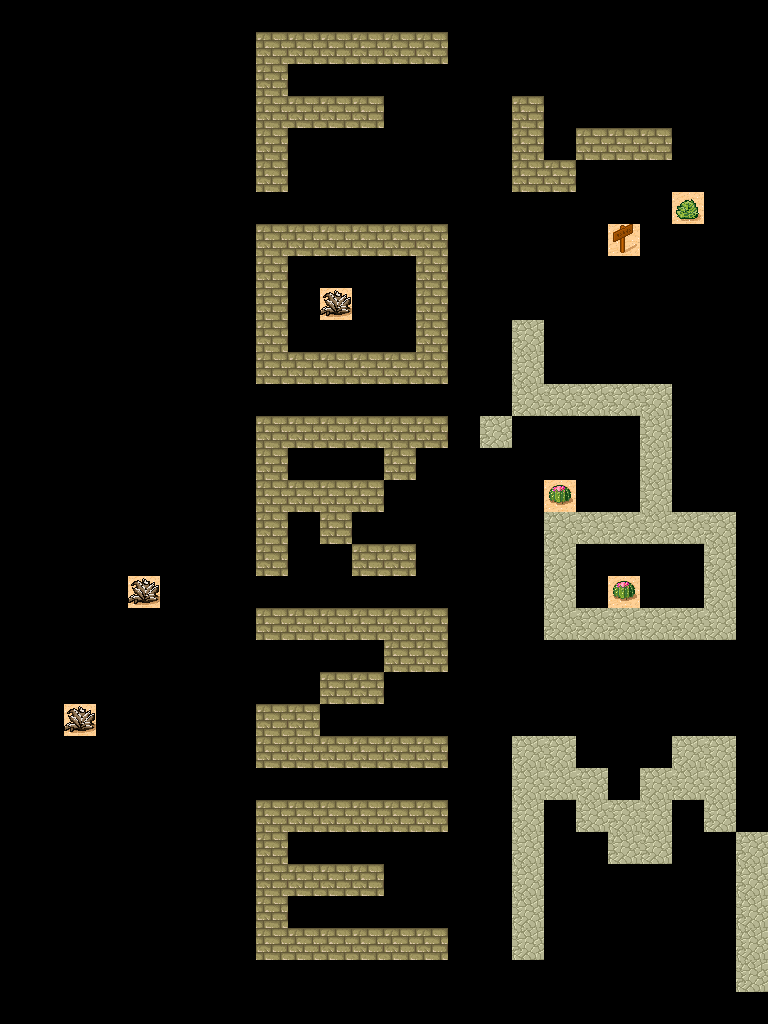

The image is a tile-based game level rendered from a .tmx file. Its description and source (layers, tilesets, objects; grid data summarised) follow:
An orthogonal 24x32 tile map with 32x32 px tiles, 1 tile layer (Walls).

<map version="1.0" orientation="orthogonal" width="24" height="32" tilewidth="32" tileheight="32">
 <tileset firstgid="1" name="Desert" tilewidth="32" tileheight="32" spacing="1" margin="1">
  <image source="tmw_desert_spacing.png" width="265" height="199" />
 </tileset>
 <layer name="Walls" width="24" height="32">
  <data>[768 cells, 151 non-empty, 6 distinct tile ids]</data>
 </layer>
</map>
